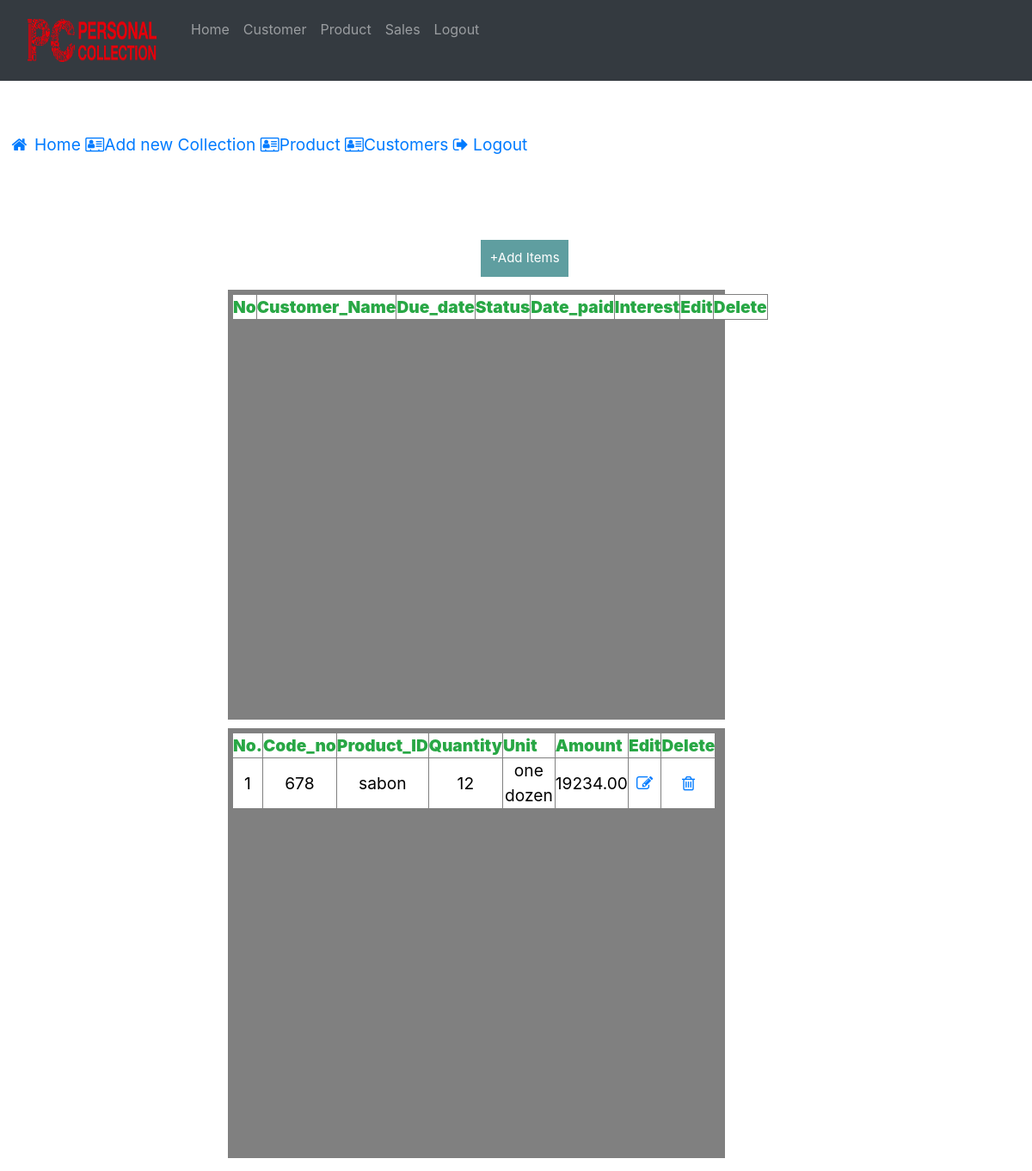
The app's page /viewcollection.php (signed in), older data.
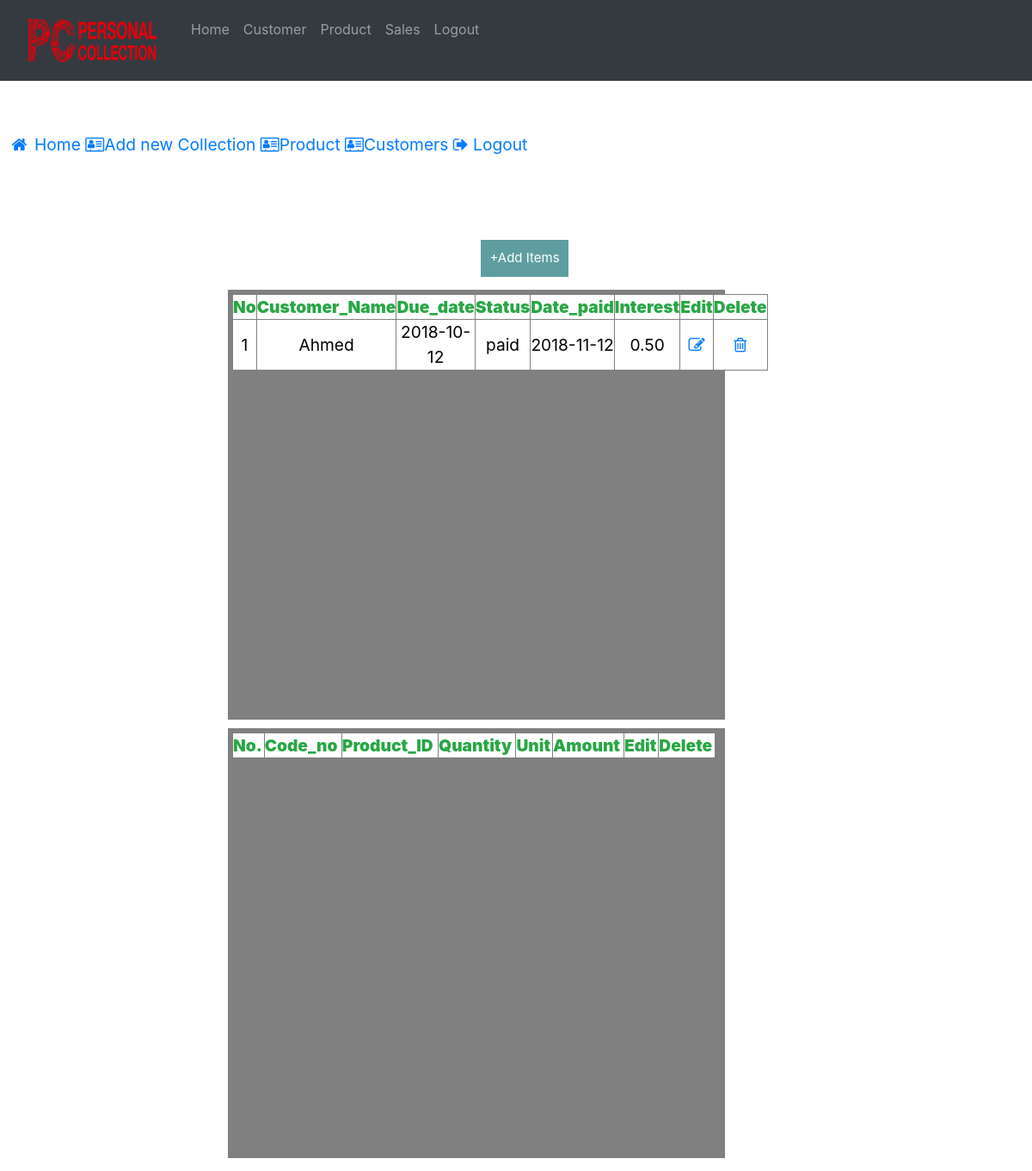
The same page, newer data.
### tables this page shows
CREATE TABLE `collection_items` (
  `Code_no` int(11) NOT NULL,
  `Product_ID` int(11) NOT NULL,
  `Quantity` int(11) NOT NULL,
  `Unit` varchar(100) NOT NULL,
  `Amount` decimal(10,2) NOT NULL
);

CREATE TABLE `product_table` (
  `Product_ID` int(11) NOT NULL,
  `Particular` varchar(100) NOT NULL,
  `Item_Quantity` int(11) NOT NULL,
  `Unit` varchar(100) NOT NULL,
  `Regular_Price` decimal(10,2) NOT NULL,
  `Discount` decimal(10,2) NOT NULL
);

CREATE TABLE `collection_table` (
  `Code_no` int(11) NOT NULL,
  `Customer_ID` int(50) NOT NULL,
  `Due_date` date NOT NULL,
  `Status` varchar(20) NOT NULL,
  `Date_paid` date NOT NULL,
  `Interest` decimal(10,2) NOT NULL
);

CREATE TABLE `customer_table` (
  `Customer_ID` int(11) NOT NULL,
  `Firstname` varchar(50) NOT NULL,
  `Lastname` varchar(50) NOT NULL,
  `Middlename` varchar(50) NOT NULL,
  `Extendedname` varchar(50) NOT NULL,
  `Phonenumber` varchar(50) NOT NULL,
  `Street` varchar(50) NOT NULL,
  `City` varchar(100) NOT NULL
);

### viewcollection.php (the view, shortened to what this page needs)
<?php
require('db.php');
?>
<!DOCTYPE html>
<html>
<head>
<link rel="stylesheet" href="bootstrap/css/bootstrap.min.css">
<link rel="stylesheet" href="style.css" />
<link rel="stylesheet" href="https://cdnjs.cloudflare.com/ajax/libs/font-awesome/4.7.0/css/font-awesome.min.css">
</head>
<body background="photos/pexels-photo-304664.jpeg" alt="Responsive background-image" width="500" >
	<nav class="navbar fixed-top navbar-expand-lg navbar-dark bg-dark fixed-top">
      <div class="container-responsive">
        <div class="collapse navbar-collapse" id="navbarResponsive" >
          <ul class="navbar-nav ml-auto">
            <a class="navbar-brand" href="home.html">
			<img src="photos/PCLogo2017-20Feb16.png" style="float:left;" width="150" height="50" alt=""></a>
            <li class="nav-item ">
              <a class="nav-link " href="home.php" >
               Home
              </a>
            </li>
			<li class="nav-item ">
              <a class="nav-link " href="Viewcustomer.php" >
              Customer
              </a>
            </li>
			<li class="nav-item ">
              <a class="nav-link " href="viewproducts.php" >
               Product
              </a>
            </li>
			<li class="nav-item ">
              <a class="nav-link " href="sales.php" >
               Sales
              </a>
            </li>
			 <li class="nav-item ">
              <a class="nav-link " href="logout.php" >
               Logout
              </a>
            </li>
          </ul>
        </div>
    </nav><br/><br/>
		<div class="sidebar">
			<br><br><br>
		   <a class="mt-5" href="index.php"><i class="fa fa-fw fa-home"></i> Home</a>
			<a href="addcollection.php"><i class="fa fa-address-card-o"></i>Add new Collection </a>
			<a href="viewproducts.php"><i class="fa fa-address-card-o"></i>Product </a>
			<a href="addcustomer.php"><i class="fa fa-address-card-o"></i>Customers </a>
		   <a href="logout.php"><i class="fa fa-sign-out"></i> Logout</a>
		</div>
		<br><br><br>
		<center><a href="checkbox.php"class="btn btn-primary"> +Add Items</a></center>
		<div class="row">
		<div class="column" style="background-color:#808080; margin-left:270px;">
			<table width="99%" border="1" style="border-collapse:collapse; background-color:white;">
				<thead>
				<tr class=" text-success">
					<th><strong>No</strong></th>
					<th><strong>Customer_Name</strong></th>
					<th><strong>Due_date</strong></th>
					<th><strong>Status</strong></th>
					<th><strong>Date_paid</strong></th>
					<th><strong>Interest</strong></th>
					<th><strong>Edit</strong></th>
					<th><strong>Delete</strong></th>
				</tr>
				</thead>
				<tbody>
				<?php
		$count=1;
		$sel_query="SELECT * FROM collection_table, customer_table WHERE collection_table.Customer_ID =customer_table.Customer_ID";
		$result = mysqli_query($con,$sel_query);
		while($row = mysqli_fetch_assoc($result)) { ?>
		<tr><td align="center"><?php echo $count; ?></td>
			<td align="center"><?php echo $row["Firstname"]; ?></td>
			<td align="center"><?php echo $row["Due_date"]; ?></td>
			<td align="center"><?php echo $row["Status"]; ?></td>
			<td align="center"><?php echo $row["Date_paid"]; ?></td>
			<td align="center"><?php echo $row["Interest"]; ?></td>
			<td align="center">
				<a href="editcollection.php?id=<?php echo $row["Code_no"]; ?>"><i class="fa fa-edit"></i></a>
					</td>
				<td align="center">
				<a href="deletecollection.php?id=<?php echo $row["Code_no"]; ?>"><i class="fa fa-trash-o"></i></a>
						</td>
							</tr>
		<?php $count++; } ?>
				</tbody>
				</table>
		</div>
		<div class="column" style="background-color:#808080; margin-left:270px;">
			<table width="99%" border="1" style="border-collapse:collapse; background-color:white;">
				<thead>
				<tr class=" text-success">
				<th><strong>No.</strong></th>
				<th><strong>Code_no</strong></th>
				<th><strong>Product_ID</strong></th>
				<th><strong>Quantity</strong></th>
				<th><strong>Unit</strong></th>
				<th><strong>Amount</strong></th>
				<th><strong>Edit</strong></th>
				<th><strong>Delete</strong></th>
				</tr>
				</thead>
				<tbody>
				<?php
		$count=1;
		$sel_query="SELECT * FROM collection_items, product_table WHERE collection_items.Product_ID =product_table.Product_ID";
		$result = mysqli_query($con,$sel_query);
		while($row = mysqli_fetch_assoc($result)) { ?>
			<tr><td align="center"><?php echo $count; ?></td>
				<td align="center"><?php echo $row["Code_no"]; ?></td>
				<td align="center"><?php echo $row["Particular"]; ?></td>
				<td align="center"><?php echo $row["Quantity"]; ?></td>
				<td align="center"><?php echo $row["Unit"]; ?></td>
				<td align="center"><?php echo $row["Amount"]; ?></td>
				<td align="center">
			<a href="edititems.php?id=<?php echo $row["Code_no"]; ?>"><i class="fa fa-edit"></i></a>
			</td>
			<td align="center">
			<a href="deleteitems.php?id=<?php echo $row["Code_no"]; ?>"><i class="fa fa-trash-o"></i></a>
				</td>
					</tr>
			<?php $count++; } ?>
				</tbody>
				</table>
		</div>
</body>
</html>

Row changes from the older to the newer data that the page shows:
removed collection_items: Code_no "678", product_table.Particular "sabon", Quantity "12", product_table.Unit "one dozen", Amount "19234.00"
added collection_table: Customer_ID.Firstname "Ahmed", Due_date "2018-10-12", Status "paid", Date_paid "2018-11-12", Interest "0.50"
